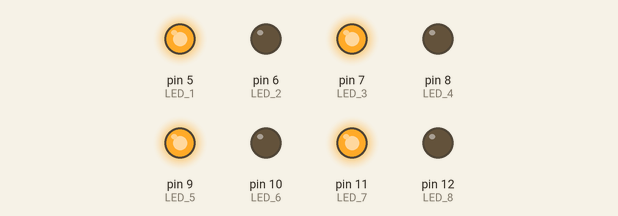
Simulated run of this sketch. Board: Arduino Uno, built with avr-gcc and run on an emulated ATmega328P. On the bench: output pins drawn as LEDs (lit = HIGH).

Above: at 2.0 s.
At 6.0 s:
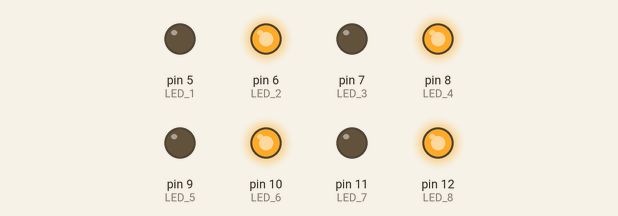
Timing chart, 0 to 10.4 s (numbered marks = the images above):
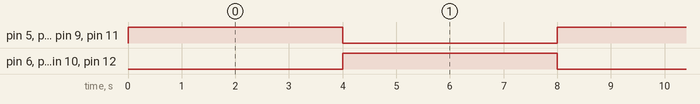

Measured:
- by itself, pin 5 (LED_1), pin 6 (LED_2), pin 7 (LED_3), pin 8 (LED_4), pin 9 (LED_5), pin 10 (LED_6), pin 11 (LED_7), pin 12 (LED_8): alternates HIGH for 4.0 s and LOW for 4.0 s

The sketch:

Sortides_entrades_2.ino
```cpp
/****************************************************************
**                       titulo :                              **
**                       Sortides_entrades_1                   **
**                                                             **
**    NOM : ABDELLAZIZ AARAB          DATA : 06/03/2017        **
****************************************************************/
//************************ INCUDE *******************************


//*********************** VARIABLES *****************************
int LED_1=5;
int LED_2=6;
int LED_3=7;
int LED_4=8;
int LED_5=9;
int LED_6=10;
int LED_7=11;
int LED_8=12;

//************************* SETUP *******************************

void setup() {               // configura el final de salida
  pinMode(LED_1, OUTPUT);
  pinMode(LED_2, OUTPUT);
  pinMode(LED_3, OUTPUT);
  pinMode(LED_4, OUTPUT);
  pinMode(LED_5, OUTPUT);
  pinMode(LED_6, OUTPUT);
  pinMode(LED_7, OUTPUT);
  pinMode(LED_8, OUTPUT);

  digitalWrite(LED_1, LOW);
  digitalWrite(LED_2, LOW);
  digitalWrite(LED_3, LOW);
  digitalWrite(LED_4, LOW);
  digitalWrite(LED_5, LOW);
  digitalWrite(LED_6, LOW);
  digitalWrite(LED_7, LOW);
  digitalWrite(LED_8, LOW);
}

//************************* LOOP ********************************

void loop() {                // inicia el bucle del programa
  digitalWrite(LED_1, HIGH);
  digitalWrite(LED_2, LOW);
  digitalWrite(LED_3, HIGH);
  digitalWrite(LED_4, LOW);
  digitalWrite(LED_5, HIGH);
  digitalWrite(LED_6, LOW);
  digitalWrite(LED_7, HIGH);
  digitalWrite(LED_8, LOW);
  delay(4000);
   digitalWrite(LED_1, LOW);
  digitalWrite(LED_2, HIGH);
  digitalWrite(LED_3, LOW);
  digitalWrite(LED_4, HIGH);
  digitalWrite(LED_5, LOW);
  digitalWrite(LED_6, HIGH);
  digitalWrite(LED_7, LOW);
  digitalWrite(LED_8, HIGH);
  delay(4000);
}

//************************* FUNCIONS ****************************
```
